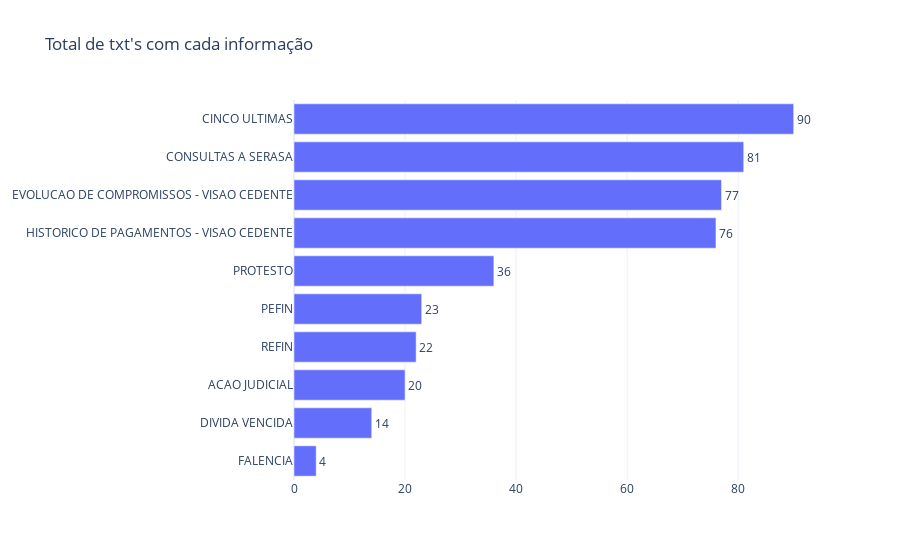

Notebook source saved alongside this figure:
### Markdown cell above
>> ### Tamanho da Base
>> Apesar de terem sido disponibilizados **100 txts**, só foram possivel ser interpretado de forma satisfatoria apenas **91**
>> ___
>> ### Parámetros Utilizados
>> Foram cedidos pela ATF.Credit a informação sobre 10 parámetros para serem utilizados no processo de predição. Entretanto, os dados disponibilizados apresentavam uma baixa quantidade desses parametros como pode ser viso no gráfico de barras abaixo:

### Code cell
# Use textposition='auto' for direct text
fig = go.Figure(data=[go.Bar(
            y=null_columns.keys(), x=null_columns.values,
            text = null_columns.values,
            textposition='auto',
            orientation='h'
        )])
fig.update_traces(textposition='outside')
fig.update_layout(title = "Total de txt's com cada informação ", template = 'plotly_white')
fig.show()

### Figure 1 — Plotly figure (JSON) as saved in the notebook; plotly's stock layout.template omitted (floating-point values rounded to 4 significant figures)
{"data": [{"orientation": "h", "text": [4, 14, 20, 22, 23, 36, 76, 77, 81, 90], "textposition": "outside", "type": "bar", "x": [4, 14, 20, 22, 23, 36, 76, 77, 81, 90], "y": ["FALENCIA", "DIVIDA VENCIDA", "ACAO JUDICIAL", "REFIN", "PEFIN", "PROTESTO", "HISTORICO DE PAGAMENTOS - VISAO CEDENTE", "EVOLUCAO DE COMPROMISSOS - VISAO CEDENTE", "CONSULTAS A SERASA", "CINCO ULTIMAS"]}], "layout": {"title": {"text": "Total de txt's com cada informação "}}}
